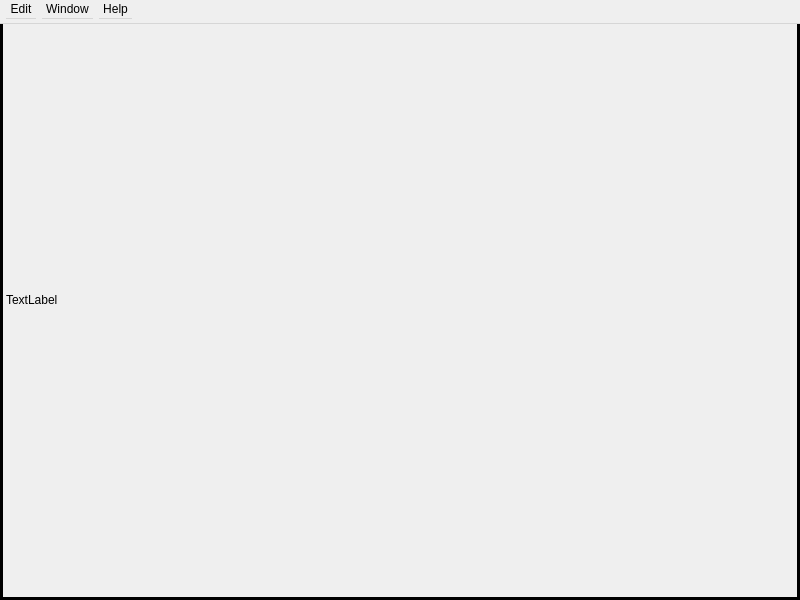
<?xml version="1.0" encoding="UTF-8"?>
<ui version="4.0">
    <author/>
    <comment/>
    <exportmacro/>
    <class>LocalDisplayer</class>
    <widget class="QWidget" name="LocalDisplayer">
        <property name="geometry">
            <rect>
                <x>0</x>
                <y>0</y>
                <width>800</width>
                <height>600</height>
            </rect>
        </property>
        <property name="windowTitle">
            <string>LocalDisplayer</string>
        </property>

        <widget class="QWidget" name="horizontalLayoutWidget">
            <property name="geometry">
                <rect>
                    <x>0</x>
                    <y>0</y>
                    <width>800</width>
                    <height>600</height>
                </rect>
            </property>
            <layout class="QHBoxLayout" name="horizontalLayout">
                <item>
                    <widget class="QLabel" name="imageLabel">
                        <property name="sizePolicy">
                            <sizepolicy hsizetype="Expanding" vsizetype="Expanding">
                                <horstretch>0</horstretch>
                                <verstretch>0</verstretch>
                            </sizepolicy>
                        </property>
                        <property name="frameShape">
                            <enum>QFrame::Box</enum>
                        </property>
                        <property name="frameShadow">
                            <enum>QFrame::Plain</enum>
                        </property>
                        <property name="lineWidth">
                            <number>3</number>
                        </property>
                        <property name="text">
                            <string>TextLabel</string>
                        </property>
                    </widget>
                </item>
            </layout>
        </widget>


        <widget class="QMenuBar" name="menubar">
            <property name="geometry">
                <rect>
                    <x>0</x>
                    <y>0</y>
                    <width>800</width>
                    <height>24</height>
                </rect>
            </property>
            <widget class="QMenu" name="menuEdit">
                <property name="title">
                    <string>Edit</string>
                </property>
            </widget>
            <widget class="QMenu" name="menuWindow">
                <property name="title">
                    <string>Window</string>
                </property>
                <addaction name="actionAdjust_to_original_size"/>
            </widget>
            <widget class="QMenu" name="menuHelp">
                <property name="title">
                    <string>Help</string>
                </property>
                <addaction name="actionShow_help"/>
            </widget>
            <addaction name="menuEdit"/>
            <addaction name="menuWindow"/>
            <addaction name="menuHelp"/>
        </widget>
        <action name="actionnew">
            <property name="text">
                <string>new</string>
            </property>
        </action>
        <action name="actionAdjust_to_original_size">
            <property name="text">
                <string>Adjust to original size</string>
            </property>
        </action>
        <action name="actionShow_help">
            <property name="text">
                <string>Show Help</string>
            </property>
        </action>
    </widget>
    <pixmapfunction/>
    <connections/>
</ui>
